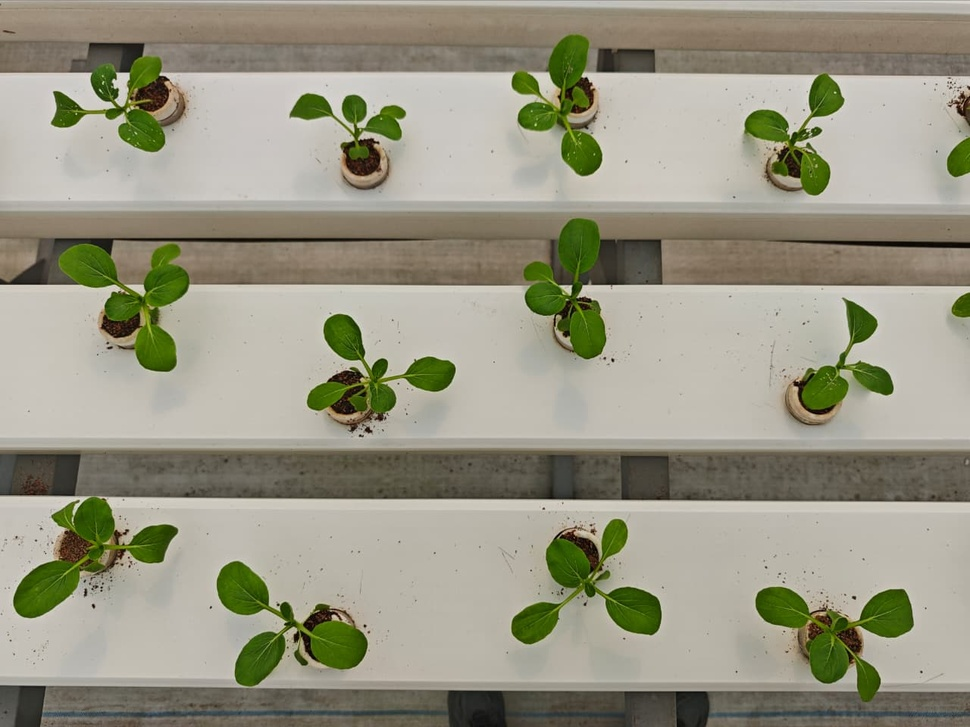
#> input picture leaf-image/veg_1/IMG_7993.JPG, 970 x 727 px, shrunk from 1280 x 960 before the run
$ python test_saturation.py
#> lines starting #> are read from the running program, lines starting #| are printed output that depends on the picture
import cv2
import numpy as np

img_path = 'leaf-image/veg_1/IMG_7993.JPG'
img_bgr = cv2.imread(img_path)
#> img_bgr is the input picture: shape (727, 970, 3); mean B, G, R 131.7, 150.4, 152.6
if img_bgr is None:
    raise FileNotFoundError(f"Could not load image at {img_path}")

# Convert to HSV to get Saturation
img_hsv = cv2.cvtColor(img_bgr, cv2.COLOR_BGR2HSV)
#> img_hsv: shape (727, 970, 3); mean H, S, V 23.9, 51.2, 155.5
h_channel, s_channel, v_channel = cv2.split(img_hsv)
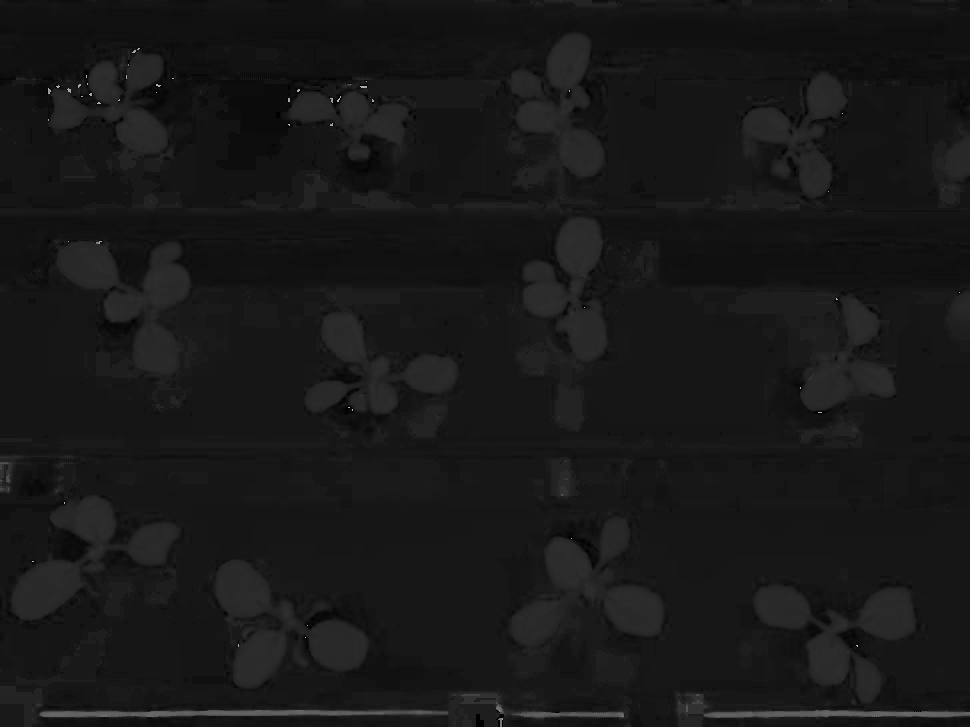
#> h_channel: shape (727, 970); min 0, max 179, mean 23.9
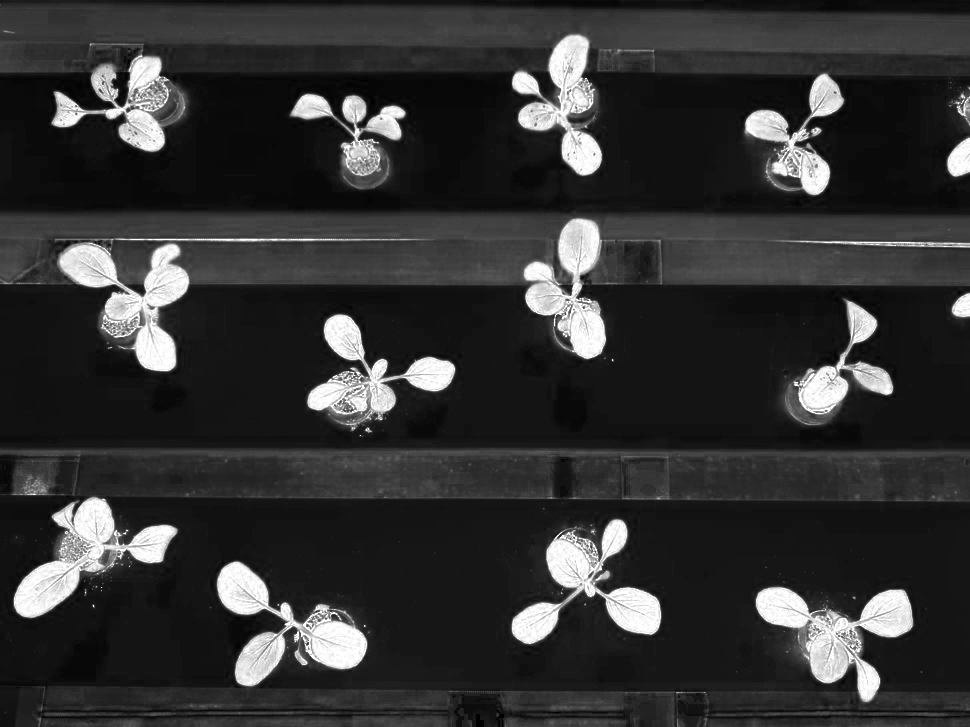
#> s_channel: shape (727, 970); min 0, max 255, mean 51.2
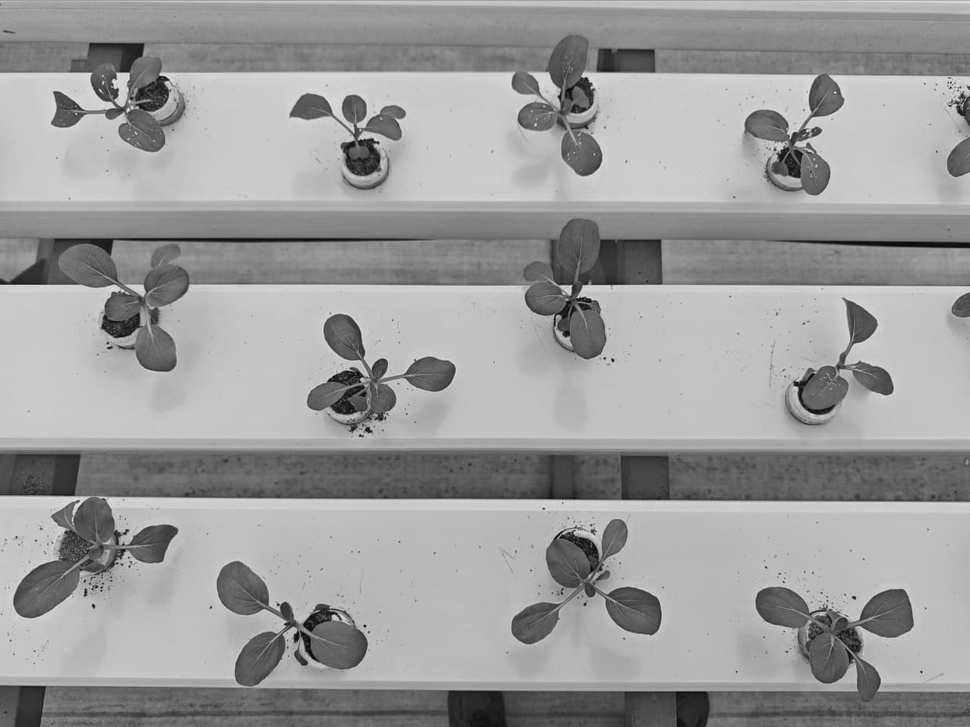
#> v_channel: shape (727, 970); min 5, max 233, mean 155.5

print("Saturation channel stats:")
print(f"Min: {s_channel.min()}")
#| Min: 0
print(f"Max: {s_channel.max()}")
#| Max: 255
print(f"Mean: {s_channel.mean():.2f}")
#| Mean: 51.18
print(f"Median: {np.median(s_channel)}")
#| Median: 23.0

# Let's see how many pixels are above some thresholds (saturation is 0-255 in OpenCV)
for thresh in [30, 40, 50, 60, 70, 80]:
    cnt = np.count_nonzero(s_channel > thresh)
    pct = 100.0 * cnt / s_channel.size
    print(f"Pixels with Saturation > {thresh}: {cnt} ({pct:.2f}%)")
#> this loop made 6 passes
#> (cnt, pct) on passes 1 to 6: (301831, 42.8), (260719, 36.97), (212129, 30.08), (154978, 21.98), (98012, 13.9), (82658, 11.72)
#| Pixels with Saturation > 30: 301831 (42.80%)
#| Pixels with Saturation > 40: 260719 (36.97%)
#| Pixels with Saturation > 50: 212129 (30.08%)
#| Pixels with Saturation > 60: 154978 (21.98%)
#| Pixels with Saturation > 70: 98012 (13.90%)
#| Pixels with Saturation > 80: 82658 (11.72%)

$ run again, with leaf-image/veg_1/IMG_7994.JPG copied over leaf-image/veg_1/IMG_7993.JPG
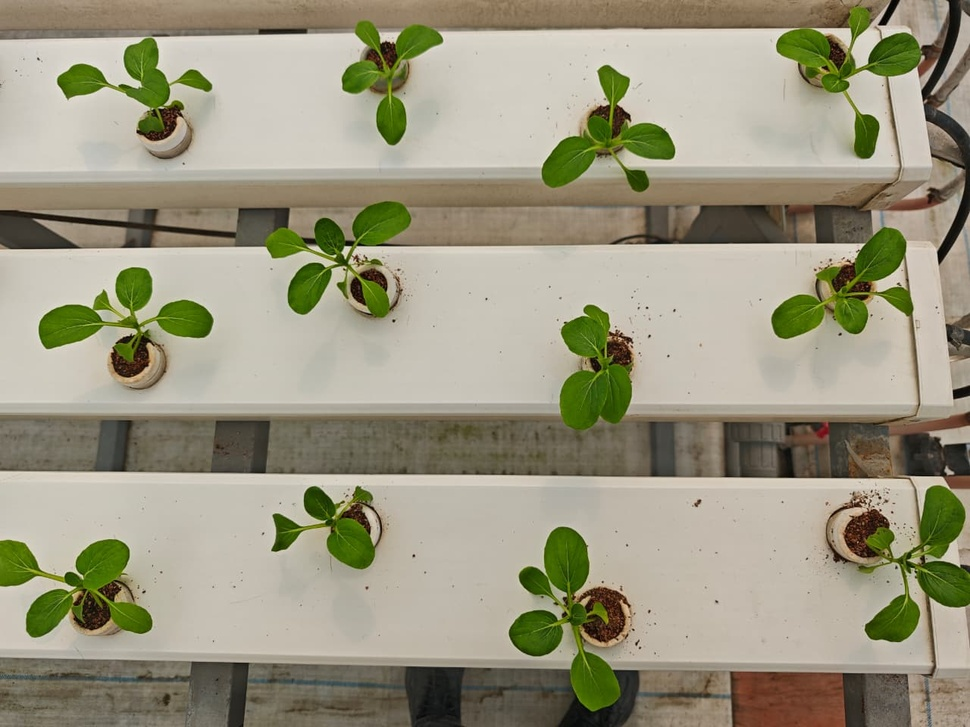
#> input picture leaf-image/veg_1/IMG_7994.JPG, 970 x 727 px, shrunk from 1280 x 960 before the run
#> img_bgr is the input picture: shape (727, 970, 3); mean B, G, R 128, 150.6, 154.8
#> img_hsv: shape (727, 970, 3); mean H, S, V 23.2, 61.6, 157.8
#> `h_channel, s_channel, v_channel = cv2.split(img_hsv)`:
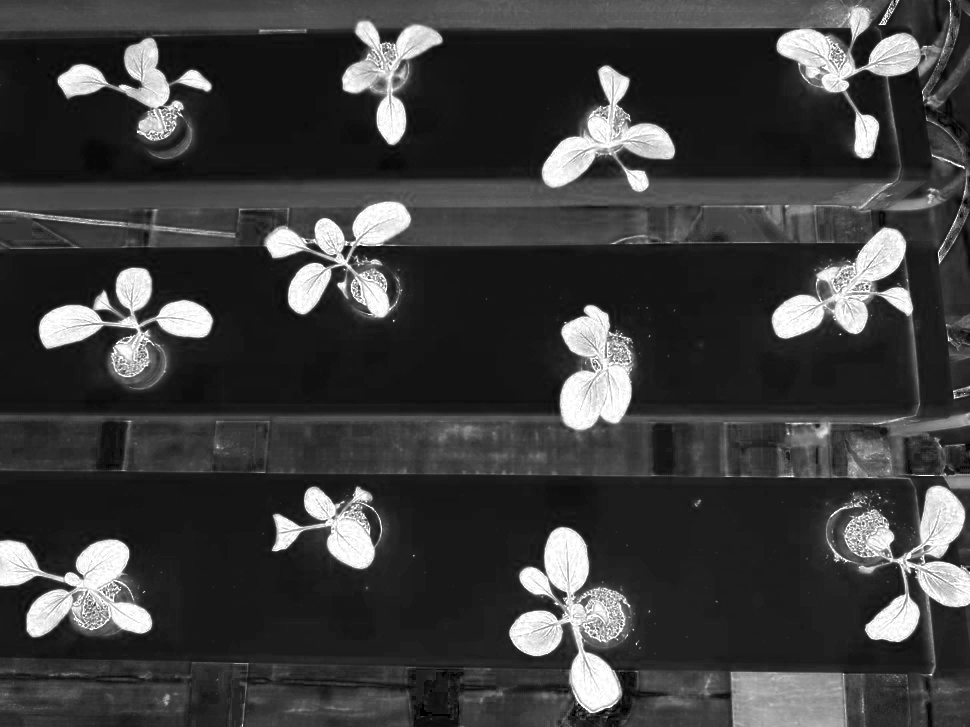
#> s_channel: shape (727, 970); min 0, max 255, mean 61.6
#> `h_channel, s_channel, v_channel = cv2.split(img_hsv)`:
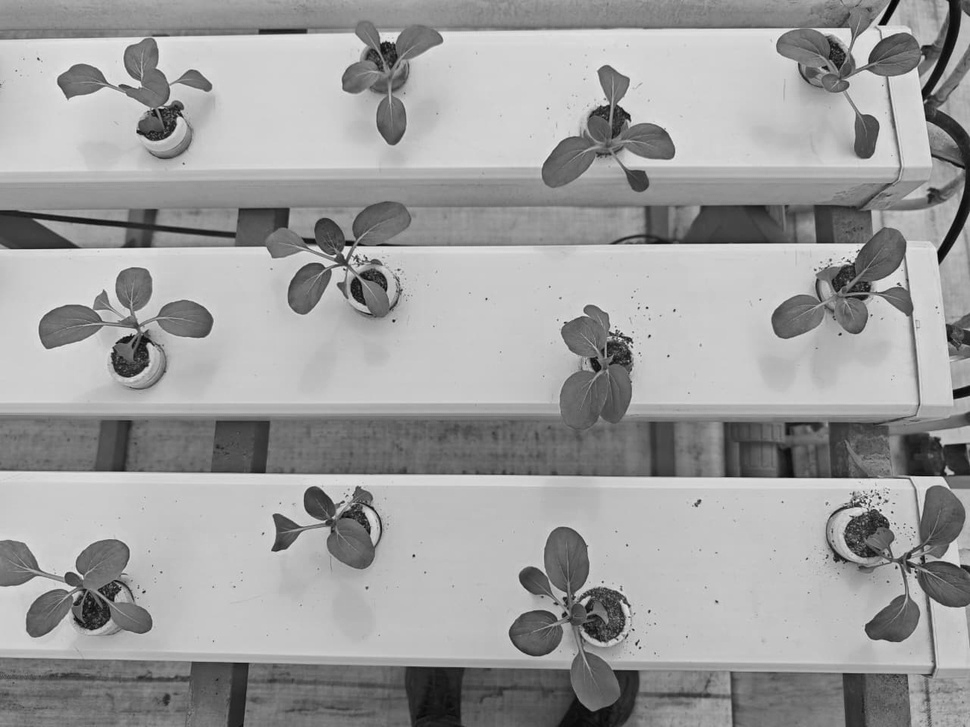
#> v_channel: shape (727, 970); min 1, max 240, mean 157.8
#| Min: 0
#| Max: 255
#| Mean: 61.59
#| Median: 32.0
#> the loop `for thresh in [30, 40, 50, 60, 70, 80]:` made 6 passes
#> (cnt, pct) on passes 1 to 6: (364793, 51.73), (300751, 42.65), (259693, 36.83), (218036, 30.92), (177365, 25.15), (140526, 19.93)
#> (printed output is left out)

$ run again, with leaf-image/veg_1/IMG_7996.JPG copied over leaf-image/veg_1/IMG_7993.JPG
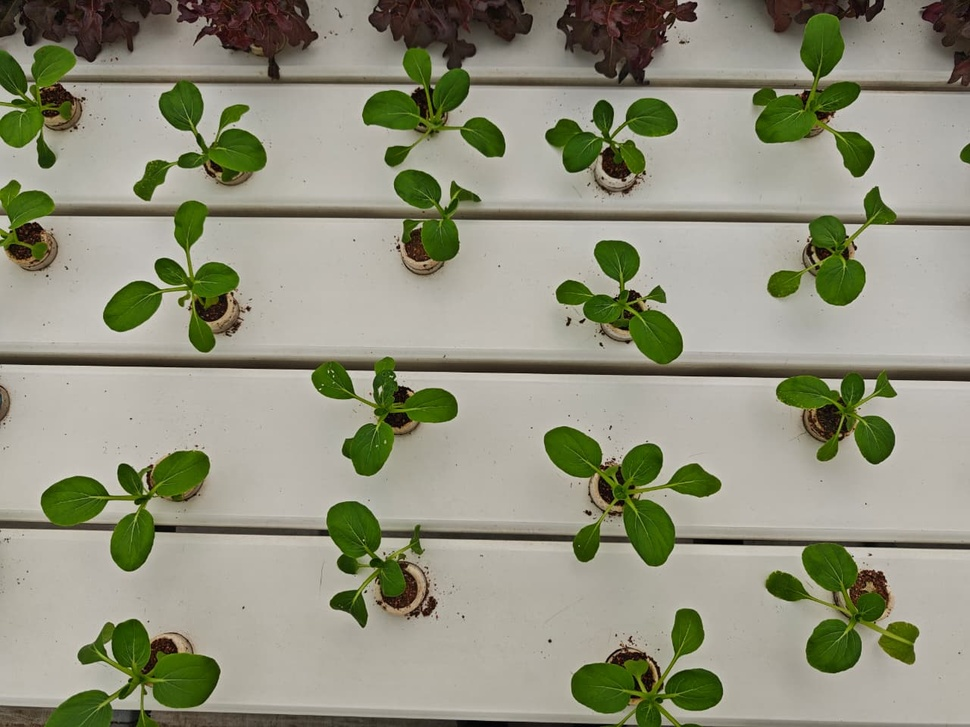
#> input picture leaf-image/veg_1/IMG_7996.JPG, 970 x 727 px, shrunk from 1280 x 960 before the run
#> img_bgr is the input picture: shape (727, 970, 3); mean B, G, R 125.3, 145.8, 145.3
#> img_hsv: shape (727, 970, 3); mean H, S, V 25.5, 62.1, 149.8
#> `h_channel, s_channel, v_channel = cv2.split(img_hsv)`:
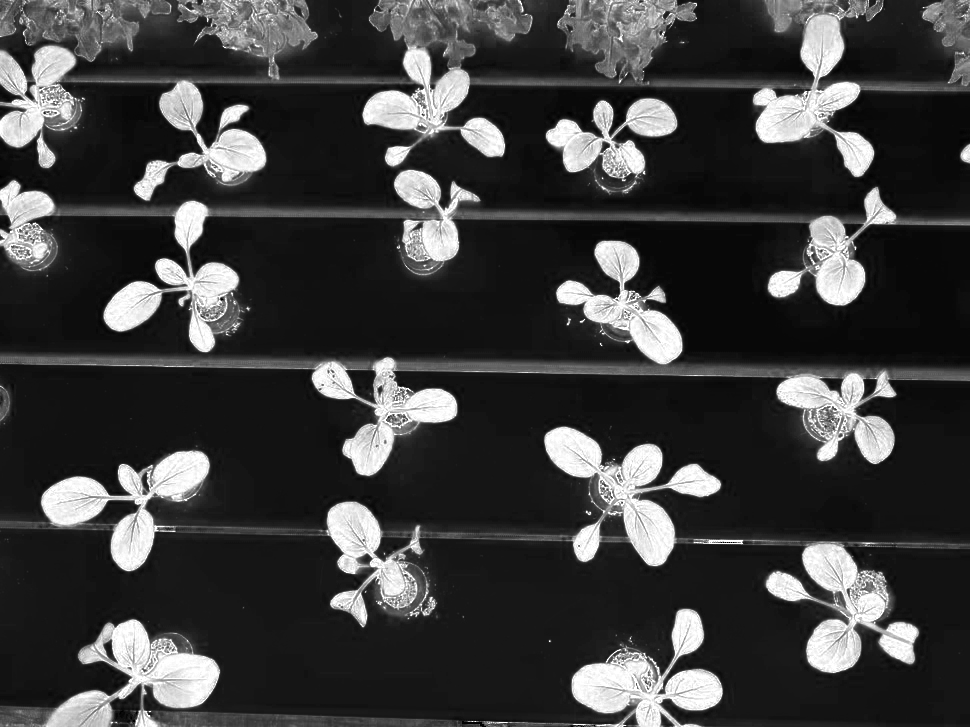
#> s_channel: shape (727, 970); min 0, max 255, mean 62.1
#> `h_channel, s_channel, v_channel = cv2.split(img_hsv)`:
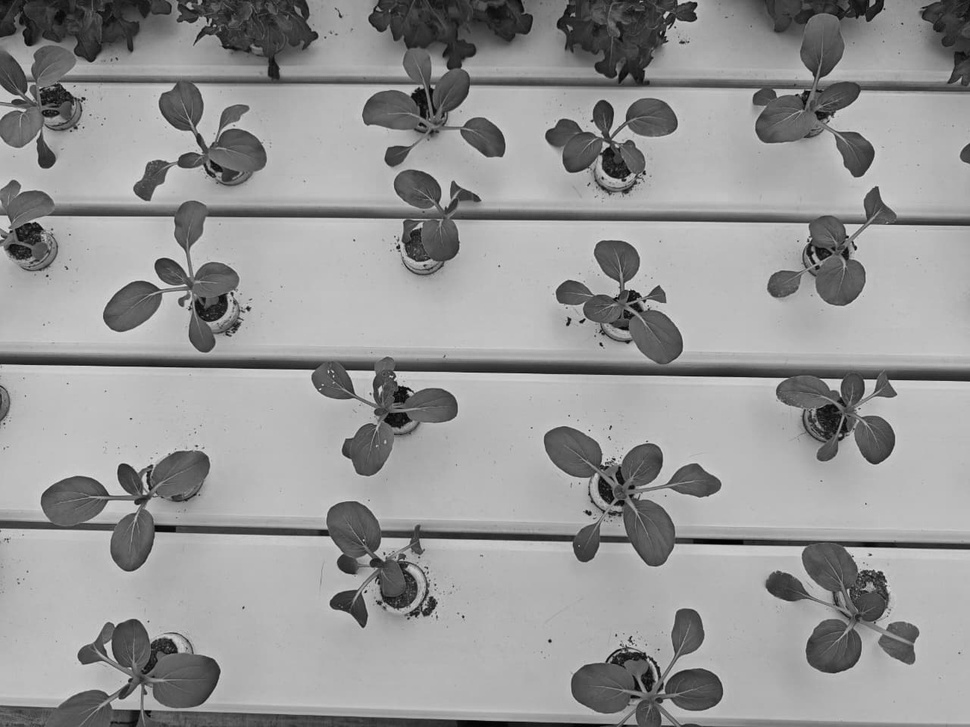
#> v_channel: shape (727, 970); min 1, max 223, mean 149.8
#| Min: 0
#| Max: 255
#| Mean: 62.07
#| Median: 22.0
#> the loop `for thresh in [30, 40, 50, 60, 70, 80]:` made 6 passes
#> (cnt, pct) on passes 1 to 6: (239357, 33.94), (213957, 30.34), (200780, 28.47), (190265, 26.98), (179720, 25.49), (168788, 23.94)
#> (printed output is left out)

$ run again, with leaf-image/veg_1/IMG_8006.JPG copied over leaf-image/veg_1/IMG_7993.JPG
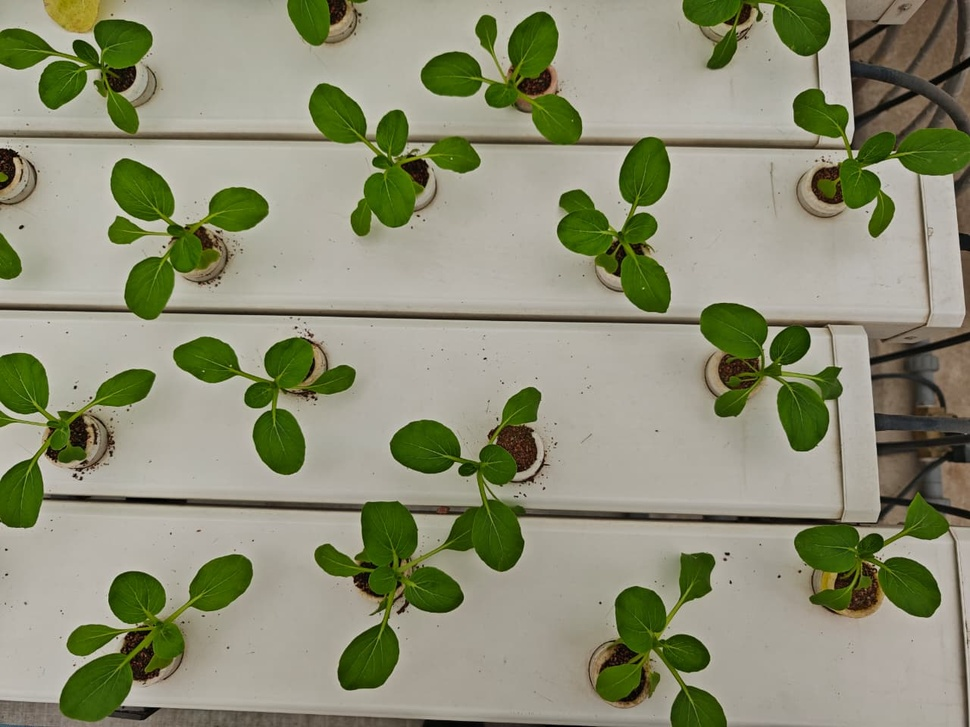
#> input picture leaf-image/veg_1/IMG_8006.JPG, 970 x 727 px, shrunk from 1280 x 960 before the run
#> img_bgr is the input picture: shape (727, 970, 3); mean B, G, R 117.3, 143, 141.2
#> img_hsv: shape (727, 970, 3); mean H, S, V 26.6, 73.3, 146.9
#> `h_channel, s_channel, v_channel = cv2.split(img_hsv)`:
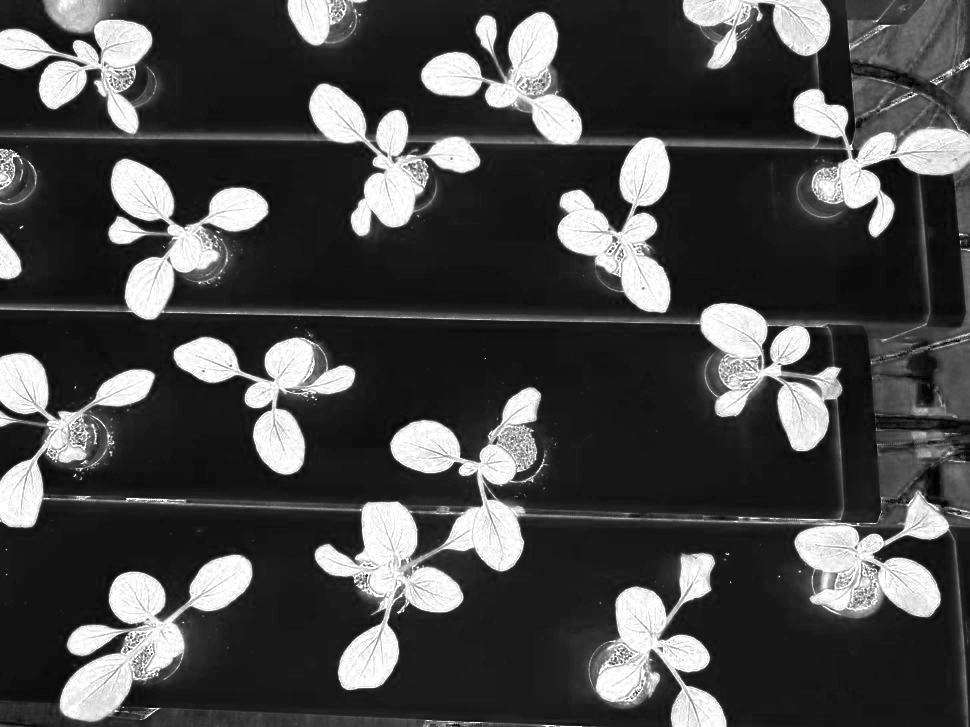
#> s_channel: shape (727, 970); min 0, max 255, mean 73.3
#> `h_channel, s_channel, v_channel = cv2.split(img_hsv)`:
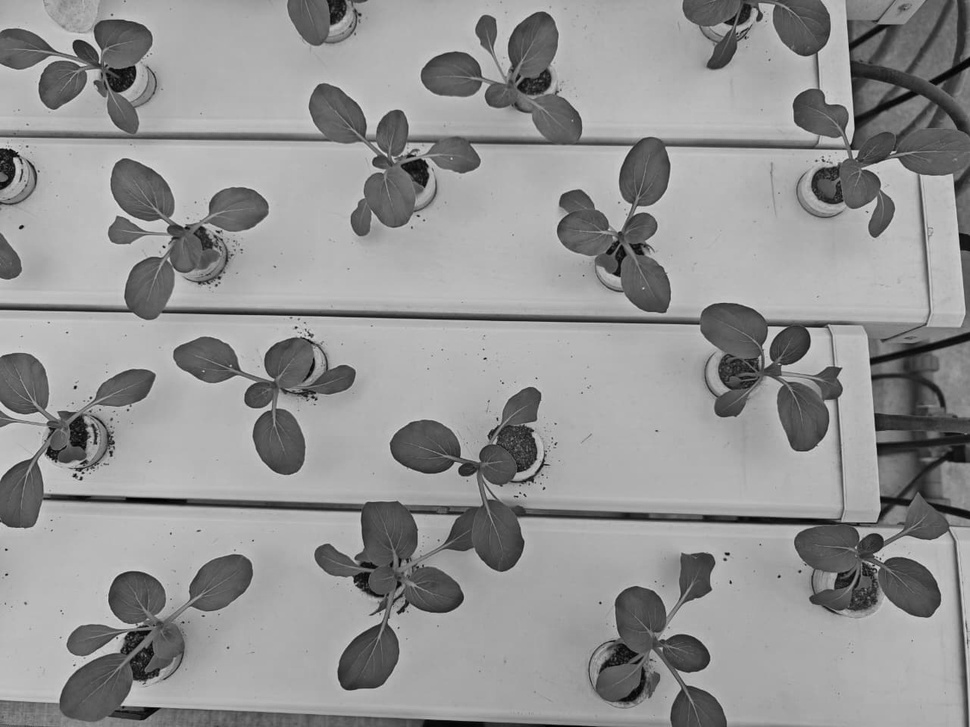
#> v_channel: shape (727, 970); min 1, max 220, mean 146.9
#| Min: 0
#| Max: 255
#| Mean: 73.26
#| Median: 25.0
#> the loop `for thresh in [30, 40, 50, 60, 70, 80]:` made 6 passes
#> (cnt, pct) on passes 1 to 6: (284589, 40.36), (242998, 34.46), (223774, 31.73), (208723, 29.6), (196019, 27.8), (183370, 26)
#> (printed output is left out)
